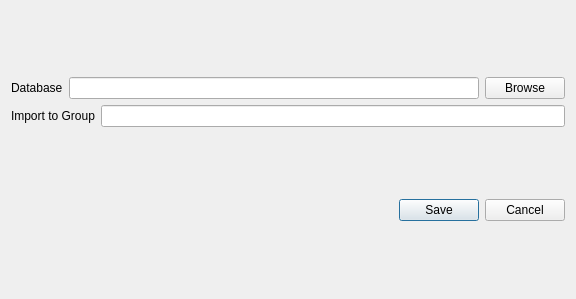
<?xml version="1.0" encoding="UTF-8"?>
<ui version="4.0">
 <class>MyDictionaryImportDialog</class>
 <widget class="QDialog" name="MyDictionaryImportDialog">
  <property name="geometry">
   <rect>
    <x>0</x>
    <y>0</y>
    <width>576</width>
    <height>299</height>
   </rect>
  </property>
  <property name="windowTitle">
   <string>Import From Android MyDictionary</string>
  </property>
  <property name="layoutDirection">
   <enum>Qt::LeftToRight</enum>
  </property>
  <layout class="QVBoxLayout" name="verticalLayout_2">
   <item>
    <layout class="QVBoxLayout" name="verticalLayout">
     <item>
      <layout class="QHBoxLayout" name="horizontalLayout">
       <item>
        <widget class="QLabel" name="label">
         <property name="text">
          <string>Database</string>
         </property>
        </widget>
       </item>
       <item>
        <widget class="QLineEdit" name="leDatabase"/>
       </item>
       <item>
        <widget class="QPushButton" name="btnDatabaseBrowse">
         <property name="text">
          <string>Browse</string>
         </property>
        </widget>
       </item>
      </layout>
     </item>
     <item>
      <layout class="QHBoxLayout" name="horizontalLayout_2">
       <item>
        <widget class="QLabel" name="llImport2Group">
         <property name="text">
          <string>Import to Group</string>
         </property>
        </widget>
       </item>
       <item>
        <widget class="QLineEdit" name="leImport2Group"/>
       </item>
      </layout>
     </item>
    </layout>
   </item>
   <item>
    <layout class="QHBoxLayout" name="horizontalLayout_3">
     <item>
      <spacer name="horizontalSpacer">
       <property name="orientation">
        <enum>Qt::Horizontal</enum>
       </property>
       <property name="sizeHint" stdset="0">
        <size>
         <width>40</width>
         <height>20</height>
        </size>
       </property>
      </spacer>
     </item>
     <item>
      <widget class="QDialogButtonBox" name="buttonBox">
       <property name="orientation">
        <enum>Qt::Horizontal</enum>
       </property>
       <property name="standardButtons">
        <set>QDialogButtonBox::Cancel|QDialogButtonBox::Save</set>
       </property>
      </widget>
     </item>
    </layout>
   </item>
  </layout>
 </widget>
 <resources/>
 <connections>
  <connection>
   <sender>buttonBox</sender>
   <signal>accepted()</signal>
   <receiver>MyDictionaryImportDialog</receiver>
   <slot>accept()</slot>
   <hints>
    <hint type="sourcelabel">
     <x>248</x>
     <y>254</y>
    </hint>
    <hint type="destinationlabel">
     <x>157</x>
     <y>274</y>
    </hint>
   </hints>
  </connection>
  <connection>
   <sender>buttonBox</sender>
   <signal>rejected()</signal>
   <receiver>MyDictionaryImportDialog</receiver>
   <slot>reject()</slot>
   <hints>
    <hint type="sourcelabel">
     <x>316</x>
     <y>260</y>
    </hint>
    <hint type="destinationlabel">
     <x>286</x>
     <y>274</y>
    </hint>
   </hints>
  </connection>
 </connections>
</ui>
